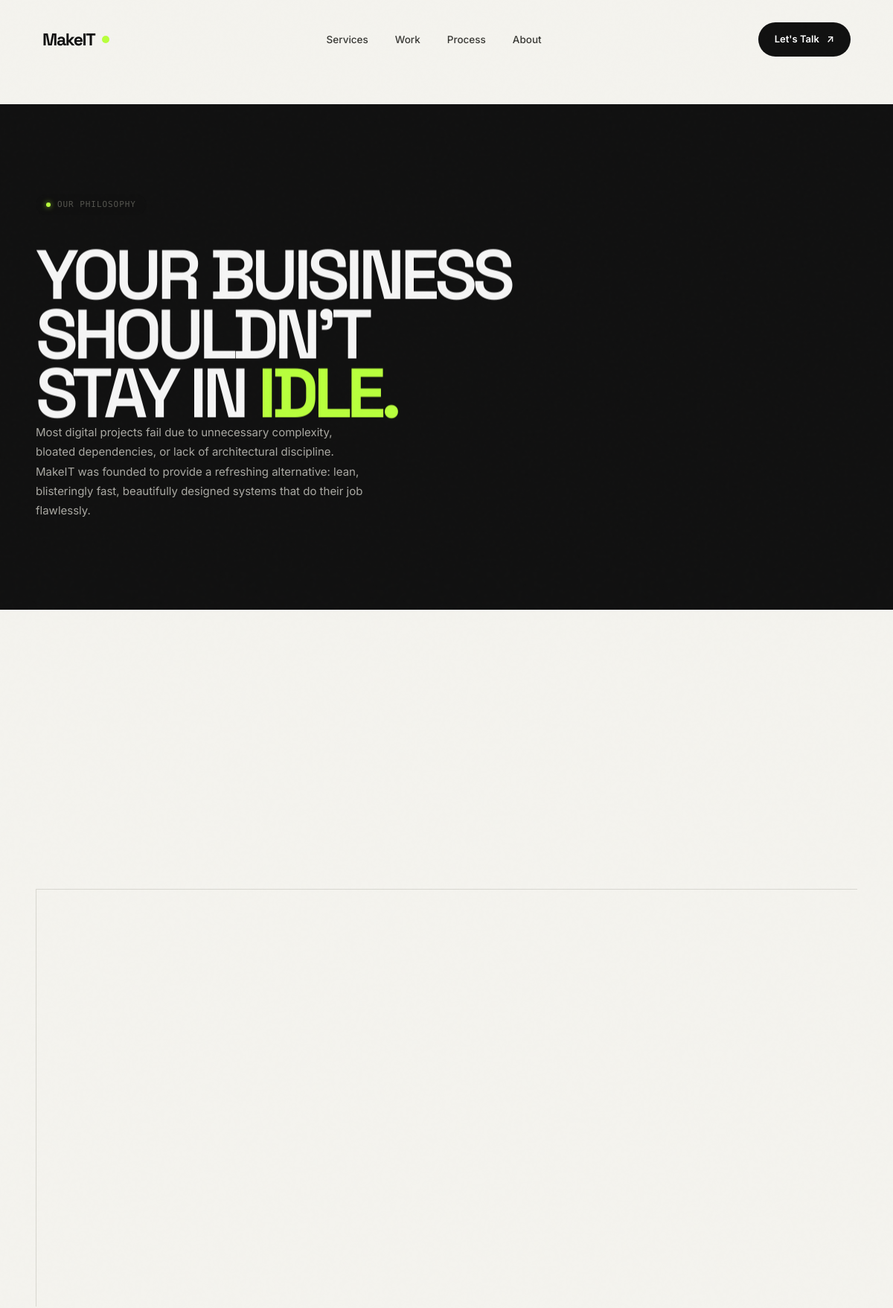
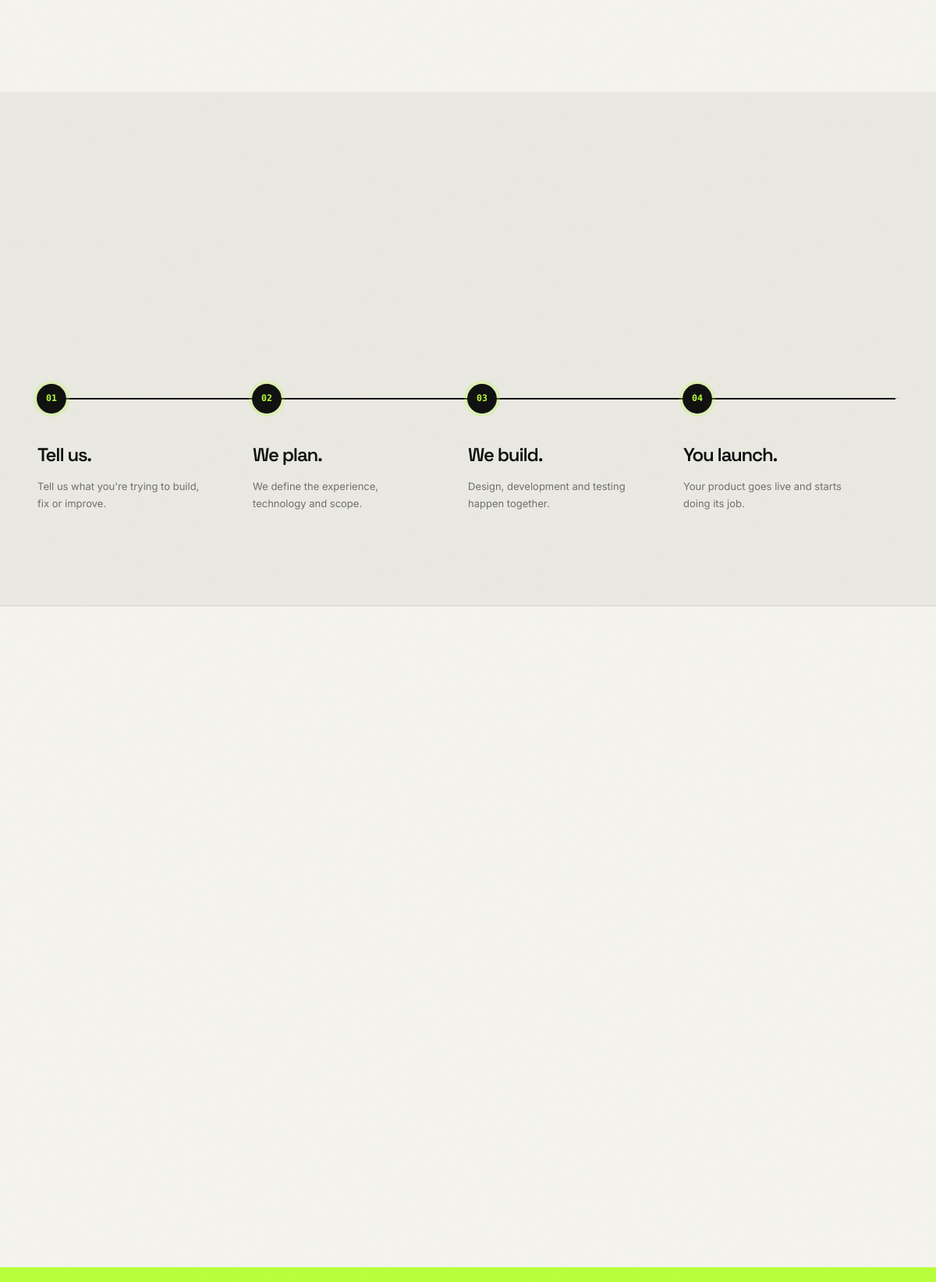
Page /about.php (upper part) on the committed database (2 pictures, top to bottom).
### tables this page shows
CREATE TABLE `process_steps` (
  `id` INT UNSIGNED NOT NULL AUTO_INCREMENT,
  `step_number` VARCHAR(10) NOT NULL,
  `title` VARCHAR(150) NOT NULL,
  `description` TEXT NOT NULL,
  `display_order` INT NOT NULL DEFAULT 0,
  `status` ENUM('published', 'draft') NOT NULL DEFAULT 'published',
  `created_at` DATETIME NOT NULL DEFAULT CURRENT_TIMESTAMP,
  `updated_at` DATETIME NOT NULL DEFAULT CURRENT_TIMESTAMP ON UPDATE CURRENT_TIMESTAMP,
  PRIMARY KEY (`id`),
  KEY `idx_process_status_order` (`status`, `display_order`)
);

### config/database.php (called while the page is built, shortened)
<?php
final class Database
{
    private static ?self $instance = null;
    private ?PDO $pdo = null;
    private function __construct()
    {
        $dsn = sprintf(
            'mysql:host=%s;port=%d;dbname=%s;charset=%s',
            DB_HOST,
            DB_PORT,
            DB_NAME,
            DB_CHARSET
        );
        $options = [
            PDO::ATTR_ERRMODE            => PDO::ERRMODE_EXCEPTION,
            PDO::ATTR_DEFAULT_FETCH_MODE => PDO::FETCH_ASSOC,
            PDO::ATTR_EMULATE_PREPARES   => false,
            PDO::ATTR_PERSISTENT         => false,
            PDO::ATTR_TIMEOUT            => 1,
        ];
        try {
            $this->pdo = new PDO($dsn, DB_USER, DB_PASS, $options);
            $this->pdo->exec("SET NAMES " . DB_CHARSET . " COLLATE utf8mb4_unicode_ci");
        } catch (PDOException $e) {
            $this->connectionError = $e->getMessage();
            $sqlitePath = dirname(__DIR__) . '/database/makeit.sqlite';
            $initScript = dirname(__DIR__) . '/database/init_sqlite.php';
            if (file_exists($initScript)) {
                require_once $initScript;
                try {
                    $this->pdo = init_sqlite_database($sqlitePath);
                } catch (\Throwable $sqliteEx) {
                    $this->pdo = null;
                    error_log("SQLite Fallback Notice: " . $sqliteEx->getMessage());
                }
            } else {
                $this->pdo = null;
            }
            error_log("MySQL Connection Notice: " . $e->getMessage());
        }
    }
    public function isConnected(): bool
    {
        return $this->pdo !== null;
    }
    public static function getInstance(): self
    {
        if (self::$instance === null) {
            self::$instance = new self();
        }
        return self::$instance;
    }
    public function query(string $sql, array $params = []): PDOStatement
    {
        $stmt = $this->pdo->prepare($sql);
        $stmt->execute($params);
        return $stmt;
    }
    public function fetchAll(string $sql, array $params = []): array
    {
        $stmt = $this->query($sql, $params);
        return $stmt->fetchAll();
    }
}

### includes/functions.php (called while the page is built, shortened)
<?php
function get_process_steps(): array
{
    $defaults = [
        [
            'id' => 1,
            'step_number' => '01',
            'title' => 'Tell us.',
            'description' => "Tell us what you're trying to build, fix or improve.",
            'display_order' => 1,
            'status' => 'published'
        ],
        [
            'id' => 2,
            'step_number' => '02',
            'title' => 'We plan.',
            'description' => 'We define the experience, technology and scope.',
            'display_order' => 2,
            'status' => 'published'
        ],
        [
            'id' => 3,
            'step_number' => '03',
            'title' => 'We build.',
            'description' => 'Design, development and testing happen together.',
            'display_order' => 3,
            'status' => 'published'
        ],
        [
            'id' => 4,
            'step_number' => '04',
            'title' => 'You launch.',
            'description' => 'Your product goes live and starts doing its job.',
            'display_order' => 4,
            'status' => 'published'
        ]
    ];
    try {
        $db = Database::getInstance();
        if ($db->isConnected()) {
            $rows = $db->fetchAll("SELECT * FROM process_steps WHERE status = 'published' ORDER BY display_order ASC, id ASC");
            $cachedSteps = $rows;
            return $cachedSteps;
        }
    } catch (\Throwable $e) {
        error_log("get_process_steps notice: " . $e->getMessage());
    }
    $cachedSteps = $defaults;
    return $cachedSteps;
}

### includes/security.php (called while the page is built, shortened)
<?php
function e(mixed $value): string
{
    return htmlspecialchars((string)$value, ENT_QUOTES | ENT_HTML5, 'UTF-8');
}

### about.php (the view, shortened to what this page needs)
<?php
$processSteps = get_process_steps();
$testimonials = get_testimonials();
require_once __DIR__ . '/includes/header.php';
?>
  <main id="main-content" style="padding-top: 140px;">
    <section class="statement" style="padding: 120px 0;">
      <div class="container">
        <div class="eyebrow">Our Philosophy</div>
        <h1 class="statement-title" style="margin-top: 40px;">
          <div>
            <span>YOUR BUISINESS</span>
          </div>
          <div>
            <span>SHOULDN'T</span>
          </div>
          <div>
            <span>STAY IN <strong class="lime">IDLE.</strong></span>
          </div>
        </h1>
        <p class="statement-copy">
          Most digital projects fail due to unnecessary complexity, bloated dependencies, or lack of architectural discipline. MakeIT was founded to provide a refreshing alternative: lean, blisteringly fast, beautifully designed systems that do their job flawlessly.
        </p>
      </div>
    </section>
    <section class="principles" style="padding: 120px 0;">
      <div class="container">
        <div class="principles-grid">
        </div>
      </div>
    </section>
    <section class="process" style="padding: 120px 0;">
      <div class="container">
        <?php if (empty($processSteps)): ?>
          <div class="empty-state-public">
            <div class="empty-state-icon">✦</div>
            <h3>Custom Tailored Process</h3>
            <p>Every digital engagement is architected around your specific engineering milestones and delivery requirements.</p>
            <a href="contact.php" class="button button-primary magnetic">Discuss Engagement ↗</a>
          </div>
        <?php else: ?>
          <div class="process-track">
            <div class="process-progress" id="processProgress" aria-hidden="true"></div>
            <?php foreach ($processSteps as $step): ?>
              <div class="process-step">
                <div class="process-dot">
                  <?= e($step['step_number']) ?>
                </div>
                <h3>
                  <?= e($step['title']) ?>
                </h3>
                <p>
                  <?= e($step['description']) ?>
                </p>
              </div>
            <?php endforeach; ?>
          </div>
        <?php endif; ?>
      </div>
    </section>
    <?php if (!empty($testimonials)): ?>
      <section class="testimonials" style="padding: 120px 0;">
        <div class="container">
          <div class="testimonials-grid">
          </div>
        </div>
      </section>
    <?php endif; ?>
    <section class="cta" style="padding: 100px 0;">
    </section>
  </main>
<?php require_once __DIR__ . '/includes/footer.php'; ?>

### rows in the picture
process_steps: step_number "01", title "Tell us.", description "Tell us what you're trying to build, fix or improve."
process_steps: step_number "02", title "We plan.", description "We define the experience, technology and scope."
process_steps: step_number "03", title "We build.", description "Design, development and testing happen together."
process_steps: step_number "04", title "You launch.", description "Your product goes live and starts doing its job."
